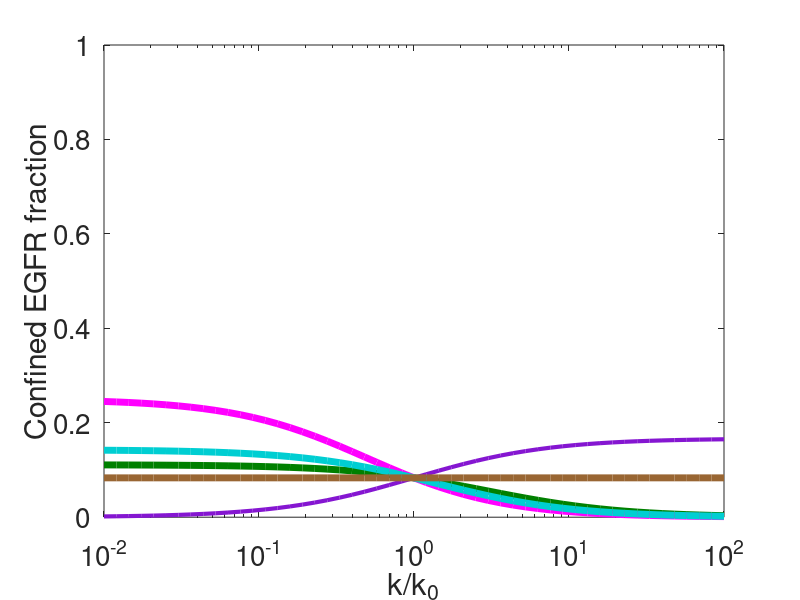
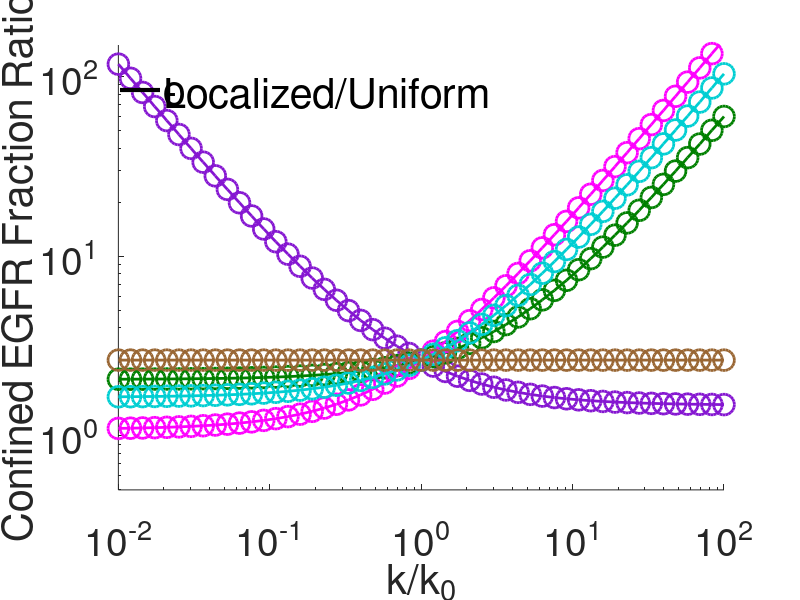

Here is the MATLAB script that generated these plots, in order:
close all;
clear all;
clc;

% Confinement figure 1, panel 3
%--------------------------------------------%

% define the tetraspanin model equations
R_func = @(kp,kbi,kT,kL,kT_neg,kLT,kL_neg,kc,kc_neg,ki) kp ./(kbi + kT + kL - ((kT_neg.*kT)./(kT_neg+kLT)) + ((kL_neg .*(((kLT.*kT) ./ (kT_neg+kLT)) +kL) ./ (((kc.*kc_neg) ./ (kc_neg+ki)) -kL_neg - kc))));
T_func = @(R,kT,kT_neg,kLT) (kT.*R) ./ (kT_neg+kLT);
RL_func = @(R,kT,kT_neg, kLT,kL,kL_neg,ki,kc,kc_neg) -R.*(((kLT.*kT) ./ (kT_neg+kLT)) +kL)./ (((kc.*kc_neg) ./ (kc_neg+ki)) -kL_neg - kc);
Rc_func = @(kc,kc_neg,ki,RL) (kc.*RL) ./(kc_neg+ki);

clear kp kT kT_neg kc kc_neg ki kLT kL_neg kbi kL;

kp = 1;
kT = (1/30); 
kT_neg = 0.12; 
kc =  0.1;
kc_neg = 0.05;  
ki = 0.05; 
kLT = logspace(-5,1,50);
kL_neg = 0.05; 
kbi = 1*(3*10^-4); 
kL = 0.1*kLT;

kT0 = kT;
kT_neg0 = kT_neg;
kc0 = kc;
kc_neg0 = kc_neg;
ki0 = ki;
kL_neg0 = kL_neg;
kbi0 = kbi;


figure(1)

clear kLT kL;

kLT = 0.01;
kL = 0.1*kLT;

%

clear kc
kc = kc0*logspace(-2,2,51);
R = R_func(kp,kbi,kT,kL,kT_neg,kLT,kL_neg,kc,kc_neg,ki);
T = T_func(R,kT,kT_neg,kLT);
RL = RL_func(R,kT,kT_neg, kLT,kL,kL_neg,ki,kc,kc_neg);
Rc = Rc_func(kc,kc_neg,ki,RL);

semilogx(kc/kc0,(T+Rc)./(R+T+RL+Rc),'--','color',[0.5210 0.0860 0.8190],'linewidth',5);

confinedkc = (T+Rc)./(R+T+RL+Rc);

clear kc
kc = kc0;

%

clear kc_neg
kc_neg = kc_neg0*logspace(-2,2,51);
R = R_func(kp,kbi,kT,kL,kT_neg,kLT,kL_neg,kc,kc_neg,ki);
T = T_func(R,kT,kT_neg,kLT);
RL = RL_func(R,kT,kT_neg, kLT,kL,kL_neg,ki,kc,kc_neg);
Rc = Rc_func(kc,kc_neg,ki,RL);

semilogx(kc_neg/kc_neg0,(T+Rc)./(R+T+RL+Rc),'--','color', [0 0.5 0],'linewidth',5);

confinedkc_neg = (T+Rc)./(R+T+RL+Rc);

clear kc_neg
kc_neg = kc_neg0;

%

clear ki
ki = ki0*logspace(-2,2,51);
R = R_func(kp,kbi,kT,kL,kT_neg,kLT,kL_neg,kc,kc_neg,ki);
T = T_func(R,kT,kT_neg,kLT);
RL = RL_func(R,kT,kT_neg, kLT,kL,kL_neg,ki,kc,kc_neg);
Rc = Rc_func(kc,kc_neg,ki,RL);

semilogx(ki/ki0,(T+Rc)./(R+T+RL+Rc),'m--','linewidth',3);

confinedki = (T+Rc)./(R+T+RL+Rc);

clear ki
ki = ki0;

%

clear kL_neg
kL_neg = kL_neg0*logspace(-2,2,51);
R = R_func(kp,kbi,kT,kL,kT_neg,kLT,kL_neg,kc,kc_neg,ki);
T = T_func(R,kT,kT_neg,kLT);
RL = RL_func(R,kT,kT_neg, kLT,kL,kL_neg,ki,kc,kc_neg);
Rc = Rc_func(kc,kc_neg,ki,RL);

semilogx(kL_neg/kL_neg0,(T+Rc)./(R+T+RL+Rc),'--','color',[0, 0.8078, 0.8235],'linewidth',5);

confinedkL_neg = (T+Rc)./(R+T+RL+Rc);

clear kL_neg
kL_neg = kL_neg0;

%

clear kbi
kbi = kbi0*logspace(-2,2,51);
R = R_func(kp,kbi,kT,kL,kT_neg,kLT,kL_neg,kc,kc_neg,ki);
T = T_func(R,kT,kT_neg,kLT);
RL = RL_func(R,kT,kT_neg, kLT,kL,kL_neg,ki,kc,kc_neg);
Rc = Rc_func(kc,kc_neg,ki,RL);

semilogx(kbi/kbi0,(T+Rc)./(R+T+RL+Rc),'--','color',[0.6 0.4 0.2],'linewidth',5);

confinedkbi = (T+Rc)./(R+T+RL+Rc);

clear kbi
kbi = kbi0;

xlabel('k/k_0');
ylabel('Confined EGFR fraction');
set(gca','fontsize',20)
set(gcf,'Color','white')
axis tight
ylim([0 1])

%legend('k_T with medium k_{LT}','k_{-T} with mediun k_{LT}','k_c with medium k_{LT}','k_{-c} with medium k_{LT}',...
%    'k_i with medium k_{LT}','k_{-L} with medium k_{LT}','k_{bi} with medium k_{LT}');




%---------------------------%

% Confinement figure 1, panel 5
%--------------------------------------------%

% define Uniform equations

R_func = @(kp,kbi,kL,kL_neg,kc,kc_neg,ki) kp ./(((kL.*kL_neg) ./ (((kc.*kc_neg) ./ (kc_neg+ki)) -kL_neg - kc))+kbi+kL);
RL_func = @(R,kL,kL_neg,ki,kc,kc_neg) (R.*-kL) ./ (((kc.*kc_neg) ./ (kc_neg+ki)) -kL_neg - kc);
Rc_func = @(kc,kc_neg,ki,RL) (kc.*RL) ./(kc_neg+ki);

kp = 1;
kc =  0.1;
kc_neg = 0.05; 
ki = 0.05;  
kL = logspace(-5,1,50); 
kL_neg = 0.05; 
kbi = 1*(3*10^-4);

kc0 = kc;
kc_neg0 = kc_neg;
ki0 = ki;
kL_neg0 = kL_neg;
kbi0 = kbi;

%%%%%%%%%%

figure(1)

clear kLT kL;

kL = 0.01;

%

clear kc
kc = kc0*logspace(-2,2,51);
R2 = R_func(kp,kbi,kL,kL_neg,kc,kc_neg,ki);
RL2 = RL_func(R2,kL,kL_neg,ki,kc,kc_neg);
Rc2 = Rc_func(kc,kc_neg,ki,RL2);

semilogx(kc/kc0,(Rc2)./(R2+RL2+Rc2),'-','color',[0.5210 0.0860 0.8190],'linewidth',3);

confinedkc2 = (Rc2)./(R2+RL2+Rc2);

hold on

clear kc
kc = kc0;

%

clear kc_neg
kc_neg = kc_neg0*logspace(-2,2,51);
R2 = R_func(kp,kbi,kL,kL_neg,kc,kc_neg,ki);
RL2 = RL_func(R2,kL,kL_neg,ki,kc,kc_neg);
Rc2 = Rc_func(kc,kc_neg,ki,RL2);

semilogx(kc_neg/kc_neg0,(Rc2)./(R2+RL2+Rc2),'color',[0 0.5 0],'linewidth',5);

confinedkc_neg2 = (Rc2)./(R2+RL2+Rc2);

clear kc_neg
kc_neg = kc_neg0;

%

clear ki
ki = ki0*logspace(-2,2,51);
R2 = R_func(kp,kbi,kL,kL_neg,kc,kc_neg,ki);
RL2 = RL_func(R2,kL,kL_neg,ki,kc,kc_neg);
Rc2 = Rc_func(kc,kc_neg,ki,RL2);

semilogx(ki/ki0,(Rc2)./(R2+RL2+Rc2),'m','linewidth',5);

confinedki2 = (Rc2)./(R2+RL2+Rc2);

hold on

clear ki
ki = ki0;

%

clear kL_neg
kL_neg = kL_neg0*logspace(-2,2,51);
R2 = R_func(kp,kbi,kL,kL_neg,kc,kc_neg,ki);
RL2 = RL_func(R2,kL,kL_neg,ki,kc,kc_neg);
Rc2 = Rc_func(kc,kc_neg,ki,RL2);

semilogx(kL_neg/kL_neg0,(Rc2)./(R2+RL2+Rc2),'color',[0 0.8078 0.8235],'linewidth',5);

confinedkL_neg2 = (Rc2)./(R2+RL2+Rc2);

clear kL_neg
kL_neg = kL_neg0;

%

clear kbi
kbi = kbi0*logspace(-2,2,51);
R2 = R_func(kp,kbi,kL,kL_neg,kc,kc_neg,ki);
RL2 = RL_func(R2,kL,kL_neg,ki,kc,kc_neg);
Rc2 = Rc_func(kc,kc_neg,ki,RL2);

semilogx(kbi/kbi0,(Rc2)./(R2+RL2+Rc2),'-','color',[0.6 0.4 0.2],'linewidth',5);

confinedkbi2 = (Rc2)./(R2+RL2+Rc2);

hold on

clear kbi
kbi = kbi0;

% plot properties

xlabel('k/k_0');
ylabel('Confined EGFR fraction');
set(gca','fontsize',20)
set(gcf,'Color','white')
axis tight
ylim([0 1])

%legend('k_c with medium k_L','k_{-c} with medium k_L',...
%    'k_i with medium k_L','k_{-L} with medium k_L','k_{bi} with medium k_L',location='northwest');

%%%%%%%%%%



% make ratio plots

figure(99)

loglog(logspace(-2,2,51), confinedkc./confinedkc2,'o-','color',[0.5210 0.0860 0.8190],'linewidth',2,'markersize',15)
hold on
loglog(logspace(-2,2,51), confinedkc_neg./confinedkc_neg2,'o-','color',[0 0.5 0],'linewidth',2,'markersize',15)
loglog(logspace(-2,2,51), confinedki./confinedki2,'mo-','linewidth',2,'markersize',15)
loglog(logspace(-2,2,51), confinedkL_neg./confinedkL_neg2,'o-','color',[0, 0.8078, 0.8235],'linewidth',2,'markersize',15)
loglog(logspace(-2,2,51), confinedkbi./confinedkbi2,'o-','color',[0.6 0.4 0.2],'linewidth',2,'markersize',15)

set(gca','fontsize',28)
xlabel('k/k_0','FontSize',30);
ylabel('Confined EGFR Fraction Ratio','FontSize',30);
%legend('k_{+c}','k_{-c}','k_i','k_{-L}','k_{bi}',Fontsize = 16,location = 'west')
set(gcf,'Color','white')
axis tight
ylim([10^0*0.5 10^2*1.5])
yticks([10^0 10^1 10^2])
xticks([10^-2 10^-1 10^0 10^1 10^2])
%legend('boxoff')
box off


% Plot colours
% Default uniform params will be blue and default localized will be red
% kT = Orange
% kT_neg = gray
% kc = purple
% kc_neg = green
% kL_neg = cyan
% ki = magenta
% kbi = brown

% Line 1 (solid)
% Making line
annotation('line', [0.15 0.2], [0.85 0.85], 'LineWidth', 3, 'Color', 'k');
% Making text
annotation('textbox', [0.205 0.82 0.15 0.05], 'String', 'Localized/Uniform', ...
           'LineStyle', 'none', 'VerticalAlignment', 'middle','FitBoxToText','on','FontSize', 30);

% Making text
annotation('textbox', [0.205 0.825 0.15 0.05], 'String', 'o', ...
           'LineStyle', 'none', 'VerticalAlignment', 'middle','FontSize', 30);

% Making text
annotation('textbox', [0.205 0.825 0.15 0.05], 'String', '-', ...
           'LineStyle', 'none', 'VerticalAlignment', 'middle','FontSize', 30);
